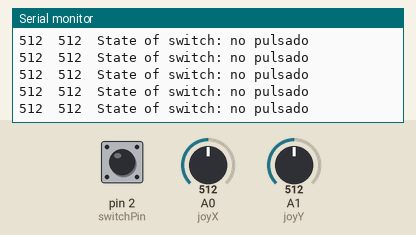
A sketch run on a simulated Arduino Uno, built with avr-gcc and run on an emulated ATmega328P. Shown: the last lines printed to the serial monitor. The inputs (shaded band) are chosen by the test bench; at power-on: A1 (joyY) = 512, A0 (joyX) = 512, pin 2 (switchPin) HIGH.

Above: at 4.2 s.
4.3 s: A1 (joyY) set to 11
At 5.4 s:
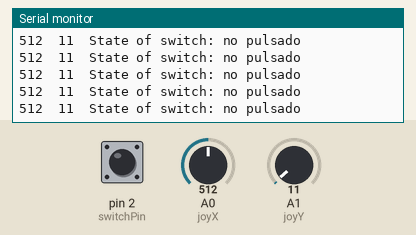
7.3 s: A1 (joyY) set to 8
At 8.2 s:
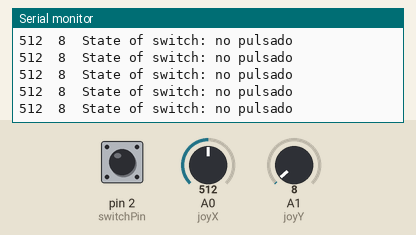
15.9 s: A0 (joyX) set to 990
At 16.9 s:
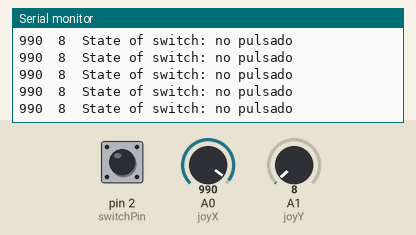
Timing chart, 0 to 18.9 s (numbered marks = the images above; inputs shaded):
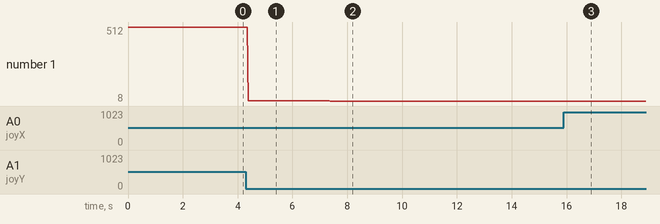

Measured:
- after the input at 4.3 s, the serial monitor: prints a new line after 0.09 s (image 1)
- after the input at 7.3 s, the serial monitor: prints a new line after 0.08 s (image 2)
- after the input at 15.9 s, the serial monitor: prints a new line after 0.07 s (image 3)
- plotted number 1: 512 → 11 after the input at 4.3 s, 11 → 8 after the input at 7.3 s

The sketch:

ejercicio_conexion_joystick_con_click.ino
```cpp
#define joyX A0
#define joyY A1
const int switchPin = 2;

void setup() {
  pinMode(switchPin, INPUT_PULLUP);
  Serial.begin(9600);
}

void loop() {
  // read the switch:
  int switchState = digitalRead(switchPin);

  int xValue = analogRead(joyX);
  int yValue = analogRead(joyY);

  Serial.print(xValue);
  Serial.print("\t");
  Serial.print(yValue);
  Serial.print("\t");
  if(switchState == LOW){
    Serial.println("State of switch: pulsado");
  }else{
    Serial.println("State of switch: no pulsado");
  }
}
```
